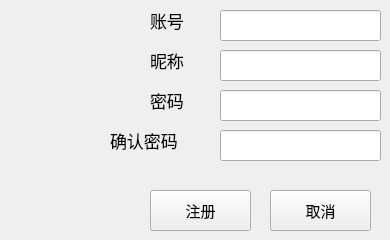
        <widget class="QWidget" name="page_3">
         <widget class="QLabel" name="label_7">
          <property name="geometry">
           <rect>
            <x>150</x>
            <y>80</y>
            <width>51</width>
            <height>41</height>
           </rect>
          </property>
          <property name="font">
           <font>
            <family>微软雅黑</family>
            <pointsize>13</pointsize>
           </font>
          </property>
          <property name="text">
           <string>密码</string>
          </property>
         </widget>
         <widget class="QLabel" name="label_5">
          <property name="geometry">
           <rect>
            <x>150</x>
            <y>0</y>
            <width>51</width>
            <height>41</height>
           </rect>
          </property>
          <property name="font">
           <font>
            <family>微软雅黑</family>
            <pointsize>13</pointsize>
           </font>
          </property>
          <property name="text">
           <string>账号</string>
          </property>
         </widget>
         <widget class="QLineEdit" name="account_2">
          <property name="geometry">
           <rect>
            <x>220</x>
            <y>10</y>
            <width>161</width>
            <height>31</height>
           </rect>
          </property>
          <property name="font">
           <font>
            <family>微软雅黑</family>
            <pointsize>13</pointsize>
           </font>
          </property>
          <property name="echoMode">
           <enum>QLineEdit::Normal</enum>
          </property>
         </widget>
         <widget class="QLineEdit" name="password_2">
          <property name="geometry">
           <rect>
            <x>220</x>
            <y>90</y>
            <width>161</width>
            <height>31</height>
           </rect>
          </property>
          <property name="font">
           <font>
            <family>微软雅黑</family>
            <pointsize>13</pointsize>
           </font>
          </property>
          <property name="echoMode">
           <enum>QLineEdit::Password</enum>
          </property>
         </widget>
         <widget class="QLineEdit" name="password_3">
          <property name="geometry">
           <rect>
            <x>220</x>
            <y>130</y>
            <width>161</width>
            <height>31</height>
           </rect>
          </property>
          <property name="font">
           <font>
            <family>微软雅黑</family>
            <pointsize>13</pointsize>
           </font>
          </property>
          <property name="echoMode">
           <enum>QLineEdit::Password</enum>
          </property>
         </widget>
         <widget class="QLabel" name="label_8">
          <property name="geometry">
           <rect>
            <x>110</x>
            <y>120</y>
            <width>91</width>
            <height>41</height>
           </rect>
          </property>
          <property name="font">
           <font>
            <family>微软雅黑</family>
            <pointsize>13</pointsize>
           </font>
          </property>
          <property name="text">
           <string>确认密码</string>
          </property>
         </widget>
         <widget class="QPushButton" name="ButtonLogin_3">
          <property name="geometry">
           <rect>
            <x>150</x>
            <y>190</y>
            <width>101</width>
            <height>41</height>
           </rect>
          </property>
          <property name="font">
           <font>
            <family>微软雅黑 Light</family>
            <pointsize>11</pointsize>
            <weight>50</weight>
            <italic>false</italic>
            <bold>false</bold>
            <underline>false</underline>
            <strikeout>false</strikeout>
            <stylestrategy>PreferDefault</stylestrategy>
           </font>
          </property>
          <property name="cursor">
           <cursorShape>PointingHandCursor</cursorShape>
          </property>
          <property name="mouseTracking">
           <bool>false</bool>
          </property>
          <property name="tabletTracking">
           <bool>false</bool>
          </property>
          <property name="text">
           <string>注册</string>
          </property>
          <property name="autoDefault">
           <bool>false</bool>
          </property>
          <property name="default">
           <bool>false</bool>
          </property>
         </widget>
         <widget class="QLineEdit" name="account_3">
          <property name="geometry">
           <rect>
            <x>220</x>
            <y>50</y>
            <width>161</width>
            <height>31</height>
           </rect>
          </property>
          <property name="font">
           <font>
            <family>微软雅黑</family>
            <pointsize>13</pointsize>
           </font>
          </property>
          <property name="echoMode">
           <enum>QLineEdit::Normal</enum>
          </property>
         </widget>
         <widget class="QLabel" name="label_9">
          <property name="geometry">
           <rect>
            <x>150</x>
            <y>40</y>
            <width>51</width>
            <height>41</height>
           </rect>
          </property>
          <property name="font">
           <font>
            <family>微软雅黑</family>
            <pointsize>13</pointsize>
           </font>
          </property>
          <property name="text">
           <string>昵称</string>
          </property>
         </widget>
         <widget class="QPushButton" name="ButtonLogin_4">
          <property name="geometry">
           <rect>
            <x>270</x>
            <y>190</y>
            <width>101</width>
            <height>41</height>
           </rect>
          </property>
          <property name="font">
           <font>
            <family>微软雅黑 Light</family>
            <pointsize>11</pointsize>
            <weight>50</weight>
            <italic>false</italic>
            <bold>false</bold>
            <underline>false</underline>
            <strikeout>false</strikeout>
            <stylestrategy>PreferDefault</stylestrategy>
           </font>
          </property>
          <property name="cursor">
           <cursorShape>PointingHandCursor</cursorShape>
          </property>
          <property name="mouseTracking">
           <bool>false</bool>
          </property>
          <property name="tabletTracking">
           <bool>false</bool>
          </property>
          <property name="text">
           <string>取消</string>
          </property>
          <property name="autoDefault">
           <bool>false</bool>
          </property>
          <property name="default">
           <bool>false</bool>
          </property>
         </widget>
        </widget>
